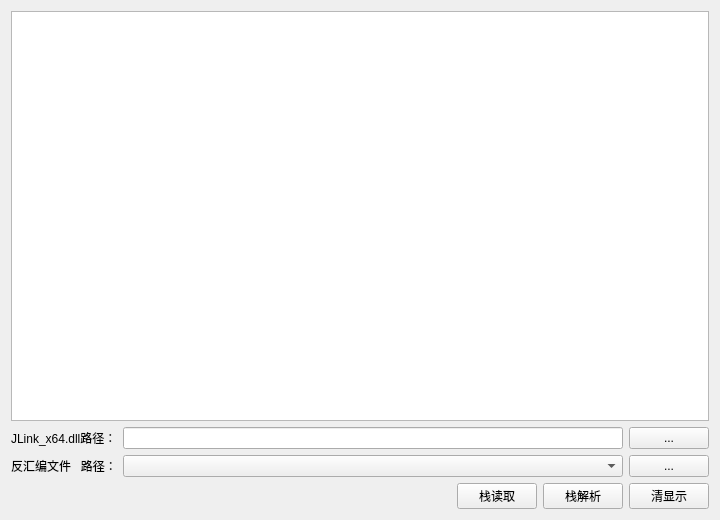
<?xml version="1.0" encoding="UTF-8"?>
<ui version="4.0">
 <author>XIVN1987</author>
 <class>HFView</class>
 <widget class="QWidget" name="HFView">
  <property name="geometry">
   <rect>
    <x>0</x>
    <y>0</y>
    <width>720</width>
    <height>520</height>
   </rect>
  </property>
  <property name="sizePolicy">
   <sizepolicy hsizetype="Preferred" vsizetype="Preferred">
    <horstretch>0</horstretch>
    <verstretch>0</verstretch>
   </sizepolicy>
  </property>
  <property name="windowTitle">
   <string>XIVN1987 HardFault Viewer</string>
  </property>
  <property name="windowIcon">
   <iconset>
    <normaloff>Image/serial.ico</normaloff>Image/serial.ico</iconset>
  </property>
  <layout class="QVBoxLayout" name="vLayout0">
   <item>
    <widget class="QTextEdit" name="txtMain">
     <property name="font">
      <font>
       <family>Consolas</family>
       <pointsize>11</pointsize>
      </font>
     </property>
     <property name="frameShadow">
      <enum>QFrame::Sunken</enum>
     </property>
     <property name="textInteractionFlags">
      <set>Qt::TextSelectableByKeyboard|Qt::TextSelectableByMouse</set>
     </property>
    </widget>
   </item>
   <item>
    <layout class="QHBoxLayout" name="hLayout1">
     <item>
      <widget class="QLabel" name="lblDLL">
       <property name="sizePolicy">
        <sizepolicy hsizetype="Fixed" vsizetype="Fixed">
         <horstretch>0</horstretch>
         <verstretch>0</verstretch>
        </sizepolicy>
       </property>
       <property name="text">
        <string>JLink_x64.dll路径：</string>
       </property>
      </widget>
     </item>
     <item>
      <widget class="QLineEdit" name="linDLL"/>
     </item>
     <item>
      <widget class="QPushButton" name="btnDLL">
       <property name="sizePolicy">
        <sizepolicy hsizetype="Fixed" vsizetype="Fixed">
         <horstretch>0</horstretch>
         <verstretch>0</verstretch>
        </sizepolicy>
       </property>
       <property name="text">
        <string>...</string>
       </property>
      </widget>
     </item>
    </layout>
   </item>
   <item>
    <layout class="QHBoxLayout" name="hLayout2">
     <item>
      <widget class="QLabel" name="lblDis">
       <property name="text">
        <string>反汇编文件   路径：</string>
       </property>
      </widget>
     </item>
     <item>
      <widget class="QComboBox" name="cmbDis">
       <property name="sizePolicy">
        <sizepolicy hsizetype="Expanding" vsizetype="Fixed">
         <horstretch>0</horstretch>
         <verstretch>0</verstretch>
        </sizepolicy>
       </property>
      </widget>
     </item>
     <item>
      <widget class="QPushButton" name="btnDis">
       <property name="text">
        <string>...</string>
       </property>
      </widget>
     </item>
    </layout>
   </item>
   <item>
    <layout class="QHBoxLayout" name="hLayout3">
     <item>
      <spacer name="hSpacer31">
       <property name="orientation">
        <enum>Qt::Horizontal</enum>
       </property>
       <property name="sizeHint" stdset="0">
        <size>
         <width>40</width>
         <height>20</height>
        </size>
       </property>
      </spacer>
     </item>
     <item>
      <widget class="QPushButton" name="btnRead">
       <property name="text">
        <string>栈读取</string>
       </property>
      </widget>
     </item>
     <item>
      <widget class="QPushButton" name="btnParse">
       <property name="sizePolicy">
        <sizepolicy hsizetype="Fixed" vsizetype="Fixed">
         <horstretch>0</horstretch>
         <verstretch>0</verstretch>
        </sizepolicy>
       </property>
       <property name="minimumSize">
        <size>
         <width>0</width>
         <height>0</height>
        </size>
       </property>
       <property name="text">
        <string>栈解析</string>
       </property>
       <property name="checkable">
        <bool>false</bool>
       </property>
      </widget>
     </item>
     <item>
      <widget class="QPushButton" name="btnClear">
       <property name="text">
        <string>清显示</string>
       </property>
      </widget>
     </item>
    </layout>
   </item>
  </layout>
 </widget>
 <resources/>
 <connections/>
</ui>
